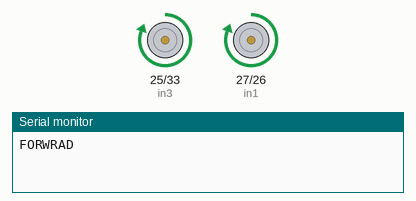
Simulated run of this sketch. Board: ESP32. On the bench: motor-driver pin pairs drawn as motors (green arrow = first pin HIGH = forward, orange = second pin HIGH = backward, longer = more drive), the last lines printed to the serial monitor.

Above: at 3.5 s.
At 10.5 s:
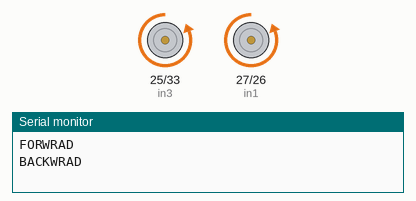
At 17.5 s:
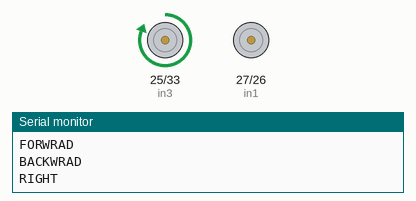
At 29.5 s:
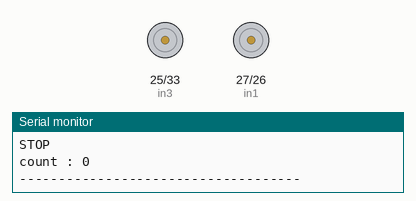
Timing chart, 0 to 40.3 s (numbered marks = the images above):
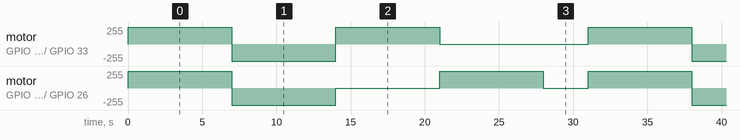

Measured:
- by itself, motor on GPIO 25 (in3) / GPIO 33 (in4): repeats every 31.0 s: backward 255/255 7.0 s, forward 255/255 7.0 s, stopped 10.0 s, forward 255/255 7.0 s
- by itself, motor on GPIO 27 (in1) / GPIO 26 (in2): repeats every 31.0 s: backward 255/255 7.0 s, stopped 7.0 s, forward 255/255 7.0 s, stopped 3.0 s, forward 255/255 7.0 s

The sketch:

Motor_Control_Test.ino
```cpp
// Right side Motor connections
int in1 = 27;
int in2 = 26;
// Left side Motor B connections
int in3 = 25;
int in4 = 33;
int count=0;

void setup() {
  // Set all the motor control pins to outputs
  Serial.begin(115200);
  pinMode(in1, OUTPUT);
  pinMode(in2, OUTPUT);
  pinMode(in3, OUTPUT);
  pinMode(in4, OUTPUT);
}

void loop() {
    // Forward
  Serial.println("FORWRAD");
  digitalWrite(in1, HIGH);
  digitalWrite(in2, LOW);
  digitalWrite(in3, HIGH);
  digitalWrite(in4, LOW);
  delay(7000);

  // Backward
  Serial.println("BACKWRAD");
  digitalWrite(in1, LOW);
  digitalWrite(in2, HIGH);
  digitalWrite(in3, LOW);
  digitalWrite(in4, HIGH);
  delay(7000);

  // Right
  Serial.println("RIGHT");
  digitalWrite(in1, LOW);
  digitalWrite(in2, LOW);
  digitalWrite(in3, HIGH);
  digitalWrite(in4, LOW);
  delay(7000);

  // Left
  Serial.println("LEFT");
  digitalWrite(in1, HIGH);
  digitalWrite(in2, LOW);
  digitalWrite(in3, LOW);
  digitalWrite(in4, LOW);
  delay(7000);

  // Stop
  Serial.println("STOP");
  digitalWrite(in1, LOW);
  digitalWrite(in2, LOW);
  digitalWrite(in3, LOW);
  digitalWrite(in4, LOW);

  Serial.print("count : ");
  Serial.println(count);
  count++;
  Serial.print("------------------------------------");

  delay(3000);
}
```
